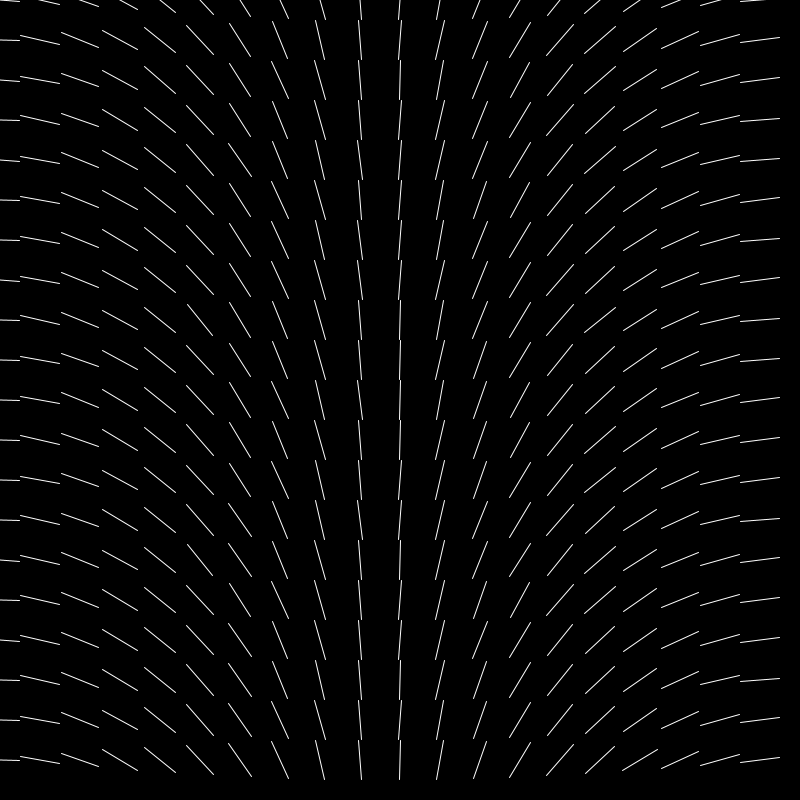
Frame 1 (no input)
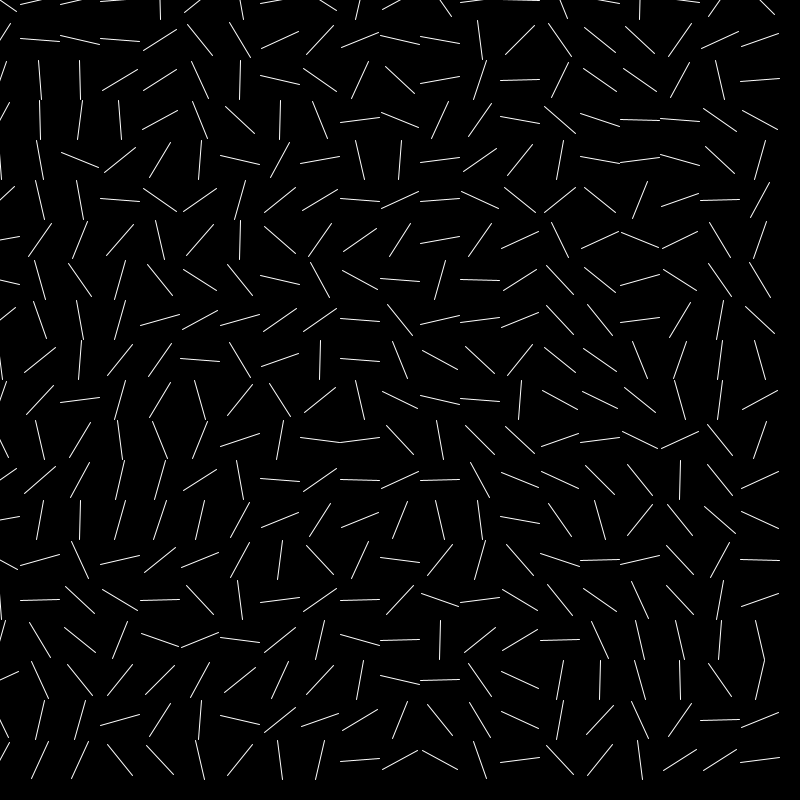
Frame 60 (the mouse pressed at the canvas centre just before this capture)
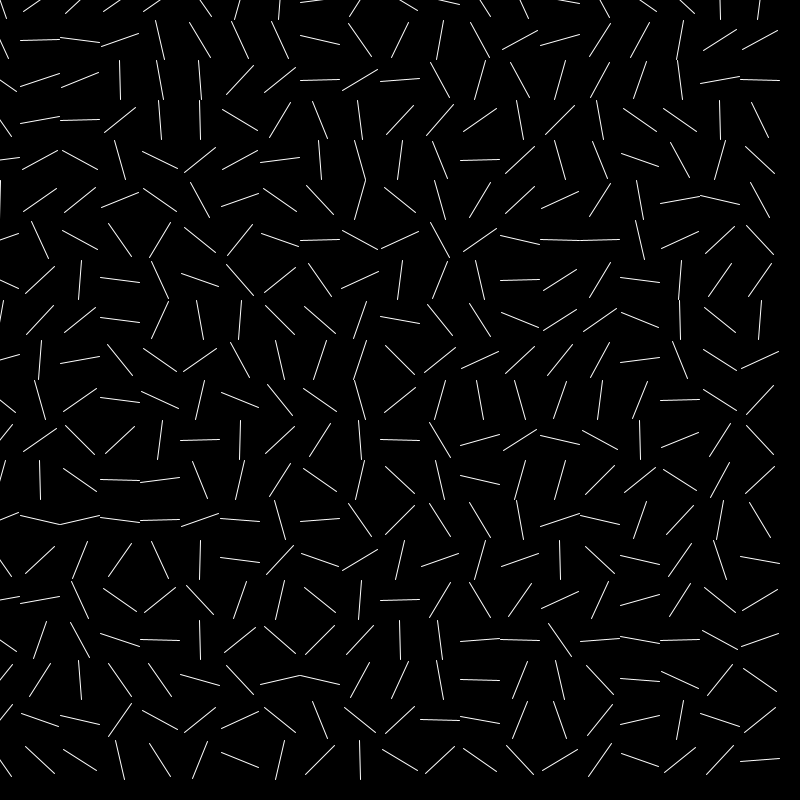
Frame 120 (the mouse held since frame 60 and released just before this capture)

The Processing sketch that drew these frames (run headless with seeded random() and noise(); from frame 60 on, the mouse is pressed at the canvas centre):

// Processing sketch: sketch_181010d
// ── sketch_181010d.pde
// Code 1 FA_18
// Bryan Ma

// 2d arrays part 3

// this sketch uses a 2d array of floats, used to store values that will be used as 
//  angles for matrix transformations. it creates the array with random angles, 
//  then draws lines at those angles in the draw loop.

// change the sketch so that the angles in setup are mapped somehow to the value of 
//  i and/or j. then in the draw loop, change the value of the angle at every position
//  in the 2d array by some amount, to make each line rotate. (see the gif in this folder for an example)
// experiment with sizes, shapes, colors, and adding additional 2d arrays to create 
// more values to store, draw with, and modify at runtime. 

int gridW = 20;
int gridH = 20;

float[][] angles = new float[gridW][gridH];
float[][] rotateAngleBy = new float[gridW][gridH];

void setup() {
  size(800, 800);
  stroke(255);
  for (int i = 0; i < gridW; i++) {
    for (int j = 0; j < gridH; j++) {
      angles[i][j] = map(i, 0, gridW, 0, 180);
      rotateAngleBy[i][j] = random(1,5);
    }
  }
}

void draw() {
  background(0);
  
  for (int i = 0; i < gridW; i++) {
    for (int j = 0; j < gridH; j++) {
      pushMatrix();
      translate(i * width/gridW, j * height/gridH);
      angles[i][j] += rotateAngleBy[i][j];
      rotate(radians(angles[i][j]));
      
      float x1 = (-width/gridW * 0.5) * 1;
      float x2 = (width/gridW * 0.5) * 1;
      line(x1, 0, x2, 0);
      popMatrix();
    }
  }
}
